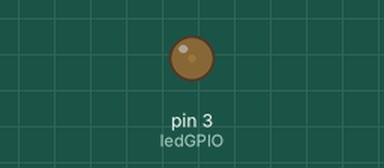
This sketch was run on a simulated Arduino Uno, built with avr-gcc and run on an emulated ATmega328P. Parts: output pins drawn as LEDs (lit = HIGH).

Above: at 0.05 s.
At 0.6 s:
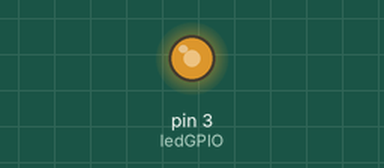
At 0.95 s:
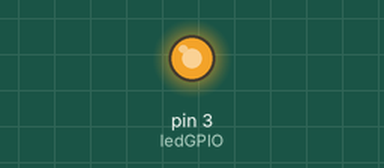
At 1.5 s:
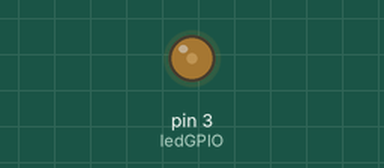
Timing chart, 0 to 3.9 s (numbered marks = the images above):
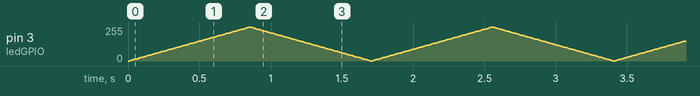

The sketch:

sketch_led_etape.ino
```cpp
int ledGPIO = 3;

// the setup function runs once when you press reset or power the board
void setup() {
  // initialize digital pin LED_BUILTIN as an output.
  pinMode(ledGPIO, OUTPUT);
}

// the loop function runs over and over again forever
void loop() {
  int inc = 3; // incrément
  int dly = 10; //délai en ms

  for(int i =0 ; i <255 ; i=i+inc){
    analogWrite(ledGPIO, i);
    delay(dly);
  }
  for(int j =255 ; j >0 ; j=j-inc){
    analogWrite(ledGPIO, j);
    delay(dly);
  }
}
```
